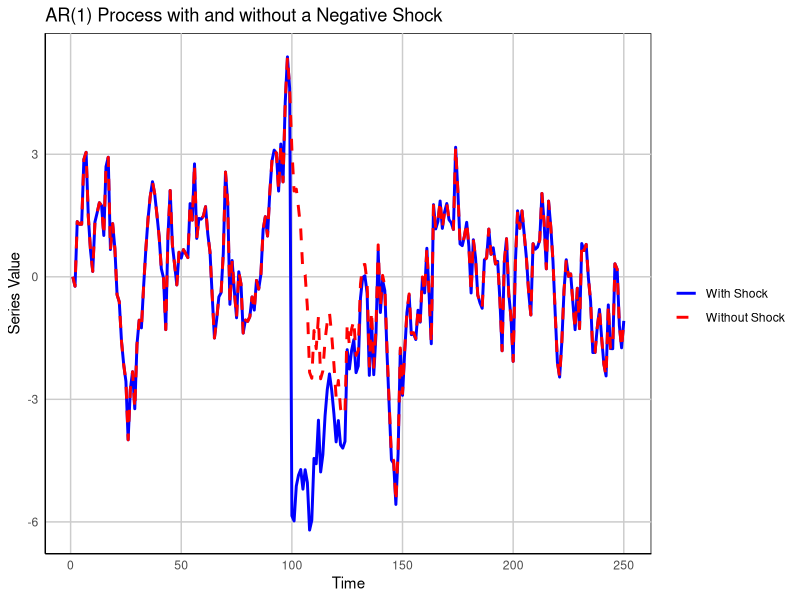
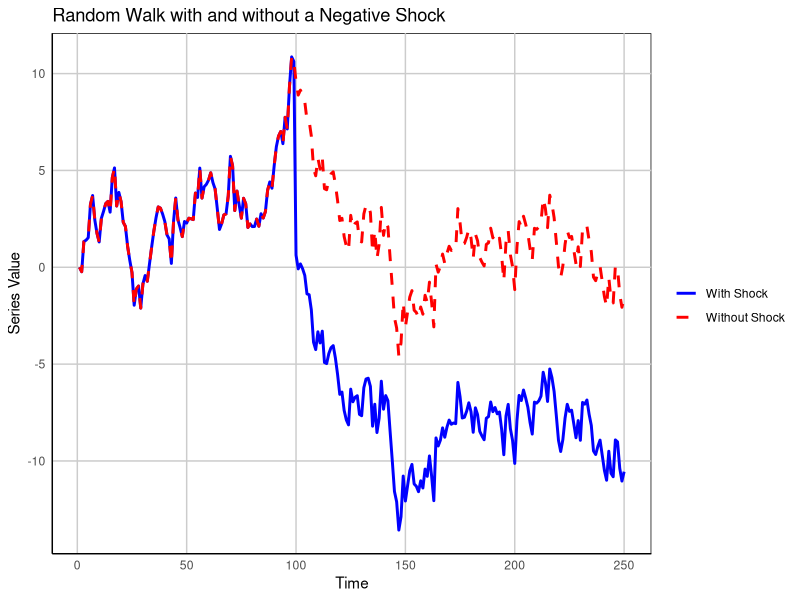

R code for these plots, in order:
library(ggplot2)
library(forecast)

# 设置种子以保证结果的可重现性
set.seed(123)
folder <- c("/Users/sunjiajing/Desktop/Hong2020/金融计量经济学：理论、案例与R语言/R代码/第三章")
setwd(folder) 

# 模拟AR(1)过程和Random Walk过程
n_samples <- 250
alpha_ar1 <- 0.9
y_ar1 <- rep(0, n_samples)
y_ar1_no_shock <- rep(0, n_samples)
y_rw <- rep(0, n_samples)
y_rw_no_shock <- rep(0, n_samples)
epsilon <- rnorm(n_samples, 0, 1)

# 引入一个负冲击在第100个观测
shock <- -10
epsilon_shock <- epsilon
epsilon_shock[100] <- shock

for (t in 2:n_samples) {
  y_ar1[t] <- alpha_ar1 * y_ar1[t-1] + epsilon_shock[t]
  y_ar1_no_shock[t] <- alpha_ar1 * y_ar1_no_shock[t-1] + epsilon[t]
  y_rw[t] <- y_rw[t-1] + epsilon_shock[t]
  y_rw_no_shock[t] <- y_rw_no_shock[t-1] + epsilon[t]
}

# 绘制AR(1)过程的时间序列图比较有无冲击的效果
ts_plot_ar1 <- ggplot() +
  geom_line(aes(x=1:n_samples, y=y_ar1, color="With Shock"), size=1) +
  geom_line(aes(x=1:n_samples, y=y_ar1_no_shock, color="Without Shock"), linetype="dashed", size=1) +
  ggtitle("AR(1) Process with and without a Negative Shock") +
  xlab("Time") + ylab("Series Value") +
  scale_color_manual(name="", values=c("With Shock"="blue", "Without Shock"="red")) +
  theme_minimal() +
  theme(
    panel.grid.major = element_line(color = "grey80"), # 修改主要网格线颜色
    panel.grid.minor = element_blank(), # 移除次要网格线
    panel.background = element_rect(fill = "white"), # 修改背景为白色
    plot.background = element_rect(fill = "white", colour = NA), # 修改绘图区域背景为白色
    axis.line = element_line(color = "black") # 增加轴线 
  )

ggsave("ar1_comparison_plot.png", ts_plot_ar1, width = 7, height = 5)

# 绘制Random Walk过程的时间序列图比较有无冲击的效果
ts_plot_rw <- ggplot() +
  geom_line(aes(x=1:n_samples, y=y_rw, color="With Shock"), size=1) +
  geom_line(aes(x=1:n_samples, y=y_rw_no_shock, color="Without Shock"), linetype="dashed", size=1) +
  ggtitle("Random Walk with and without a Negative Shock") +
  xlab("Time") + ylab("Series Value") +
   scale_color_manual(name="", values=c("With Shock"="blue", "Without Shock"="red")) +
  theme_minimal() +
  theme(
    panel.grid.major = element_line(color = "grey80"), # 修改主要网格线颜色
    panel.grid.minor = element_blank(), # 移除次要网格线
    panel.background = element_rect(fill = "white"), # 修改背景为白色
    plot.background = element_rect(fill = "white", colour = NA), # 修改绘图区域背景为白色
    axis.line = element_line(color = "black") # 增加轴线 
    )

ggsave("rw_comparison_plot.png", ts_plot_rw, width = 7, height = 5)